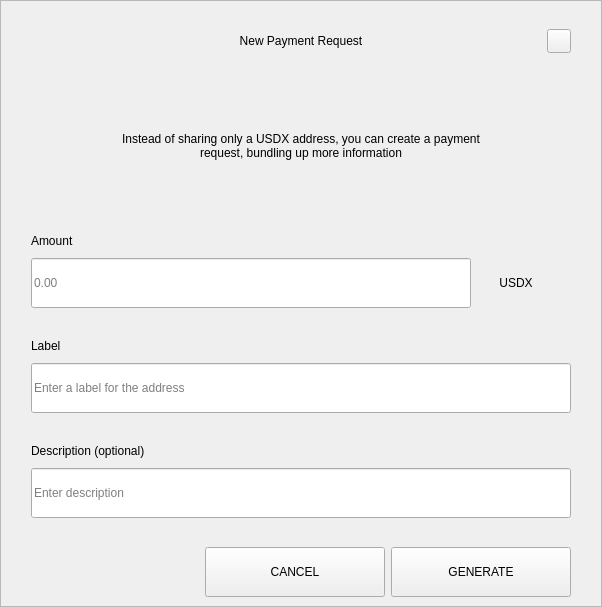
<?xml version="1.0" encoding="UTF-8"?>
<ui version="4.0">
 <class>RequestDialog</class>
 <widget class="QDialog" name="RequestDialog">
  <property name="geometry">
   <rect>
    <x>0</x>
    <y>0</y>
    <width>602</width>
    <height>607</height>
   </rect>
  </property>
  <property name="windowTitle">
   <string>Dialog</string>
  </property>
  <layout class="QVBoxLayout" name="verticalLayout_5">
   <property name="spacing">
    <number>0</number>
   </property>
   <property name="leftMargin">
    <number>0</number>
   </property>
   <property name="topMargin">
    <number>0</number>
   </property>
   <property name="rightMargin">
    <number>0</number>
   </property>
   <property name="bottomMargin">
    <number>0</number>
   </property>
   <item>
    <widget class="QFrame" name="frame">
     <property name="styleSheet">
      <string notr="true"/>
     </property>
     <property name="frameShape">
      <enum>QFrame::StyledPanel</enum>
     </property>
     <property name="frameShadow">
      <enum>QFrame::Raised</enum>
     </property>
     <layout class="QVBoxLayout" name="verticalLayout_4" stretch="1,0,0">
      <property name="spacing">
       <number>0</number>
      </property>
      <property name="leftMargin">
       <number>30</number>
      </property>
      <property name="topMargin">
       <number>20</number>
      </property>
      <property name="rightMargin">
       <number>30</number>
      </property>
      <property name="bottomMargin">
       <number>0</number>
      </property>
      <item>
       <layout class="QHBoxLayout" name="horizontalLayout_3">
        <property name="spacing">
         <number>0</number>
        </property>
        <item>
         <spacer name="horizontalSpacer_21">
          <property name="orientation">
           <enum>Qt::Horizontal</enum>
          </property>
          <property name="sizeHint" stdset="0">
           <size>
            <width>40</width>
            <height>20</height>
           </size>
          </property>
         </spacer>
        </item>
        <item>
         <widget class="QLabel" name="labelTitle">
          <property name="minimumSize">
           <size>
            <width>0</width>
            <height>40</height>
           </size>
          </property>
          <property name="maximumSize">
           <size>
            <width>16777215</width>
            <height>40</height>
           </size>
          </property>
          <property name="styleSheet">
           <string notr="true">padding-left:24px;</string>
          </property>
          <property name="text">
           <string>New Payment Request</string>
          </property>
          <property name="alignment">
           <set>Qt::AlignCenter</set>
          </property>
          <property name="margin">
           <number>7</number>
          </property>
         </widget>
        </item>
        <item>
         <spacer name="horizontalSpacer">
          <property name="orientation">
           <enum>Qt::Horizontal</enum>
          </property>
          <property name="sizeHint" stdset="0">
           <size>
            <width>40</width>
            <height>20</height>
           </size>
          </property>
         </spacer>
        </item>
        <item>
         <widget class="QPushButton" name="btnEsc">
          <property name="minimumSize">
           <size>
            <width>24</width>
            <height>24</height>
           </size>
          </property>
          <property name="maximumSize">
           <size>
            <width>24</width>
            <height>24</height>
           </size>
          </property>
          <property name="focusPolicy">
           <enum>Qt::NoFocus</enum>
          </property>
          <property name="text">
           <string/>
          </property>
         </widget>
        </item>
       </layout>
      </item>
      <item>
       <widget class="QStackedWidget" name="stack">
        <property name="minimumSize">
         <size>
          <width>540</width>
          <height>0</height>
         </size>
        </property>
        <property name="maximumSize">
         <size>
          <width>540</width>
          <height>16777215</height>
         </size>
        </property>
        <property name="currentIndex">
         <number>0</number>
        </property>
        <widget class="QWidget" name="page_1">
         <property name="minimumSize">
          <size>
           <width>540</width>
           <height>0</height>
          </size>
         </property>
         <property name="maximumSize">
          <size>
           <width>540</width>
           <height>16777215</height>
          </size>
         </property>
         <layout class="QVBoxLayout" name="layout1">
          <property name="spacing">
           <number>0</number>
          </property>
          <property name="leftMargin">
           <number>0</number>
          </property>
          <property name="topMargin">
           <number>0</number>
          </property>
          <property name="rightMargin">
           <number>0</number>
          </property>
          <property name="bottomMargin">
           <number>0</number>
          </property>
          <item>
           <spacer name="verticalSpacer_21">
            <property name="orientation">
             <enum>Qt::Vertical</enum>
            </property>
            <property name="sizeType">
             <enum>QSizePolicy::Fixed</enum>
            </property>
            <property name="sizeHint" stdset="0">
             <size>
              <width>20</width>
              <height>30</height>
             </size>
            </property>
           </spacer>
          </item>
          <item alignment="Qt::AlignHCenter">
           <widget class="QLabel" name="labelMessage">
            <property name="minimumSize">
             <size>
              <width>400</width>
              <height>50</height>
             </size>
            </property>
            <property name="text">
             <string>Instead of sharing only a USDX address, you can create a payment request, bundling up more information</string>
            </property>
            <property name="alignment">
             <set>Qt::AlignCenter</set>
            </property>
            <property name="wordWrap">
             <bool>true</bool>
            </property>
           </widget>
          </item>
          <item alignment="Qt::AlignBottom">
           <widget class="QWidget" name="containerAmount" native="true">
            <layout class="QVBoxLayout" name="verticalLayout">
             <property name="spacing">
              <number>9</number>
             </property>
             <property name="leftMargin">
              <number>0</number>
             </property>
             <property name="topMargin">
              <number>0</number>
             </property>
             <property name="rightMargin">
              <number>0</number>
             </property>
             <property name="bottomMargin">
              <number>0</number>
             </property>
             <item>
              <widget class="QLabel" name="labelSubtitleAmount">
               <property name="minimumSize">
                <size>
                 <width>350</width>
                 <height>16</height>
                </size>
               </property>
               <property name="maximumSize">
                <size>
                 <width>16777215</width>
                 <height>16</height>
                </size>
               </property>
               <property name="text">
                <string>Amount</string>
               </property>
              </widget>
             </item>
             <item alignment="Qt::AlignTop">
              <widget class="QWidget" name="layoutAmount" native="true">
               <layout class="QHBoxLayout" name="horizontalLayout" stretch="2,0">
                <property name="spacing">
                 <number>0</number>
                </property>
                <property name="leftMargin">
                 <number>0</number>
                </property>
                <property name="topMargin">
                 <number>0</number>
                </property>
                <property name="rightMargin">
                 <number>0</number>
                </property>
                <property name="bottomMargin">
                 <number>0</number>
                </property>
                <item>
                 <widget class="QLineEdit" name="lineEditAmount">
                  <property name="minimumSize">
                   <size>
                    <width>0</width>
                    <height>50</height>
                   </size>
                  </property>
                  <property name="maximumSize">
                   <size>
                    <width>16777215</width>
                    <height>50</height>
                   </size>
                  </property>
                  <property name="placeholderText">
                   <string notr="true">0.00</string>
                  </property>
                 </widget>
                </item>
                <item>
                 <widget class="QWidget" name="comboContainer" native="true">
                  <property name="minimumSize">
                   <size>
                    <width>100</width>
                    <height>50</height>
                   </size>
                  </property>
                  <property name="maximumSize">
                   <size>
                    <width>16777215</width>
                    <height>50</height>
                   </size>
                  </property>
                  <layout class="QHBoxLayout" name="horizontalLayout_31">
                   <property name="spacing">
                    <number>0</number>
                   </property>
                   <property name="leftMargin">
                    <number>0</number>
                   </property>
                   <property name="topMargin">
                    <number>0</number>
                   </property>
                   <property name="rightMargin">
                    <number>10</number>
                   </property>
                   <property name="bottomMargin">
                    <number>0</number>
                   </property>
                   <item>
                    <widget class="QLabel" name="comboBoxCoin">
                     <property name="text">
                      <string>USDX</string>
                     </property>
                     <property name="alignment">
                      <set>Qt::AlignCenter</set>
                     </property>
                    </widget>
                   </item>
                  </layout>
                 </widget>
                </item>
               </layout>
              </widget>
             </item>
            </layout>
           </widget>
          </item>
          <item>
           <spacer name="verticalSpacer_31">
            <property name="orientation">
             <enum>Qt::Vertical</enum>
            </property>
            <property name="sizeType">
             <enum>QSizePolicy::Fixed</enum>
            </property>
            <property name="sizeHint" stdset="0">
             <size>
              <width>20</width>
              <height>30</height>
             </size>
            </property>
           </spacer>
          </item>
          <item>
           <layout class="QVBoxLayout" name="verticalLayoutLabel">
            <property name="spacing">
             <number>9</number>
            </property>
            <item>
             <widget class="QLabel" name="labelSubtitleLabel">
              <property name="minimumSize">
               <size>
                <width>0</width>
                <height>16</height>
               </size>
              </property>
              <property name="maximumSize">
               <size>
                <width>16777215</width>
                <height>16</height>
               </size>
              </property>
              <property name="text">
               <string>Label</string>
              </property>
             </widget>
            </item>
            <item>
             <widget class="QLineEdit" name="lineEditLabel">
              <property name="minimumSize">
               <size>
                <width>0</width>
                <height>50</height>
               </size>
              </property>
              <property name="maximumSize">
               <size>
                <width>16777215</width>
                <height>50</height>
               </size>
              </property>
              <property name="placeholderText">
               <string>Enter a label for the address</string>
              </property>
             </widget>
            </item>
           </layout>
          </item>
          <item>
           <spacer name="verticalSpacer_34">
            <property name="orientation">
             <enum>Qt::Vertical</enum>
            </property>
            <property name="sizeType">
             <enum>QSizePolicy::Fixed</enum>
            </property>
            <property name="sizeHint" stdset="0">
             <size>
              <width>20</width>
              <height>30</height>
             </size>
            </property>
           </spacer>
          </item>
          <item>
           <layout class="QVBoxLayout" name="verticalLayoutDescription">
            <property name="spacing">
             <number>9</number>
            </property>
            <item>
             <widget class="QLabel" name="labelSubtitleDescription">
              <property name="minimumSize">
               <size>
                <width>0</width>
                <height>16</height>
               </size>
              </property>
              <property name="maximumSize">
               <size>
                <width>16777215</width>
                <height>16</height>
               </size>
              </property>
              <property name="text">
               <string>Description (optional)</string>
              </property>
             </widget>
            </item>
            <item>
             <widget class="QLineEdit" name="lineEditDescription">
              <property name="minimumSize">
               <size>
                <width>0</width>
                <height>50</height>
               </size>
              </property>
              <property name="maximumSize">
               <size>
                <width>16777215</width>
                <height>50</height>
               </size>
              </property>
              <property name="placeholderText">
               <string>Enter description</string>
              </property>
             </widget>
            </item>
            <item>
             <spacer name="verticalSpacer_4">
              <property name="orientation">
               <enum>Qt::Vertical</enum>
              </property>
              <property name="sizeType">
               <enum>QSizePolicy::Fixed</enum>
              </property>
              <property name="sizeHint" stdset="0">
               <size>
                <width>20</width>
                <height>20</height>
               </size>
              </property>
             </spacer>
            </item>
           </layout>
          </item>
         </layout>
        </widget>
        <widget class="QWidget" name="page_2">
         <layout class="QVBoxLayout" name="layout2">
          <item>
           <spacer name="verticalSpacer_5">
            <property name="orientation">
             <enum>Qt::Vertical</enum>
            </property>
            <property name="sizeType">
             <enum>QSizePolicy::Fixed</enum>
            </property>
            <property name="sizeHint" stdset="0">
             <size>
              <width>20</width>
              <height>50</height>
             </size>
            </property>
           </spacer>
          </item>
          <item alignment="Qt::AlignHCenter">
           <widget class="QLabel" name="labelQrImg">
            <property name="minimumSize">
             <size>
              <width>260</width>
              <height>260</height>
             </size>
            </property>
            <property name="maximumSize">
             <size>
              <width>260</width>
              <height>260</height>
             </size>
            </property>
            <property name="text">
             <string/>
            </property>
            <property name="alignment">
             <set>Qt::AlignCenter</set>
            </property>
           </widget>
          </item>
          <item>
           <spacer name="verticalSpacer_2">
            <property name="orientation">
             <enum>Qt::Vertical</enum>
            </property>
            <property name="sizeType">
             <enum>QSizePolicy::Fixed</enum>
            </property>
            <property name="sizeHint" stdset="0">
             <size>
              <width>20</width>
              <height>30</height>
             </size>
            </property>
           </spacer>
          </item>
          <item alignment="Qt::AlignHCenter">
           <widget class="QLabel" name="labelAddress">
            <property name="text">
             <string>D7VFR83SQbiezrW72hjcWJtcfip5krte2Z </string>
            </property>
           </widget>
          </item>
          <item>
           <spacer name="verticalSpacer_32">
            <property name="orientation">
             <enum>Qt::Vertical</enum>
            </property>
            <property name="sizeType">
             <enum>QSizePolicy::Expanding</enum>
            </property>
            <property name="sizeHint" stdset="0">
             <size>
              <width>20</width>
              <height>20</height>
             </size>
            </property>
           </spacer>
          </item>
          <item>
           <layout class="QHBoxLayout" name="horizontal">
            <property name="leftMargin">
             <number>20</number>
            </property>
            <property name="rightMargin">
             <number>20</number>
            </property>
            <property name="bottomMargin">
             <number>20</number>
            </property>
            <item>
             <spacer name="horizontalSpacer_4">
              <property name="orientation">
               <enum>Qt::Horizontal</enum>
              </property>
              <property name="sizeHint" stdset="0">
               <size>
                <width>40</width>
                <height>20</height>
               </size>
              </property>
             </spacer>
            </item>
            <item>
             <widget class="QPushButton" name="btnCopyAddress">
              <property name="minimumSize">
               <size>
                <width>180</width>
                <height>50</height>
               </size>
              </property>
              <property name="text">
               <string>COPY ADDRESS</string>
              </property>
             </widget>
            </item>
            <item>
             <widget class="QPushButton" name="btnCopyUrl">
              <property name="minimumSize">
               <size>
                <width>180</width>
                <height>50</height>
               </size>
              </property>
              <property name="text">
               <string>COPY URL</string>
              </property>
             </widget>
            </item>
            <item>
             <spacer name="horizontalSpacer_2">
              <property name="orientation">
               <enum>Qt::Horizontal</enum>
              </property>
              <property name="sizeHint" stdset="0">
               <size>
                <width>40</width>
                <height>20</height>
               </size>
              </property>
             </spacer>
            </item>
           </layout>
          </item>
         </layout>
        </widget>
       </widget>
      </item>
      <item>
       <widget class="QWidget" name="buttonsStack" native="true">
        <layout class="QHBoxLayout" name="horizontalLayout_5">
         <property name="leftMargin">
          <number>20</number>
         </property>
         <property name="rightMargin">
          <number>0</number>
         </property>
         <item>
          <spacer name="horizontalSpacer_41">
           <property name="orientation">
            <enum>Qt::Horizontal</enum>
           </property>
           <property name="sizeHint" stdset="0">
            <size>
             <width>40</width>
             <height>20</height>
            </size>
           </property>
          </spacer>
         </item>
         <item>
          <widget class="QPushButton" name="btnCancel">
           <property name="minimumSize">
            <size>
             <width>180</width>
             <height>50</height>
            </size>
           </property>
           <property name="focusPolicy">
            <enum>Qt::NoFocus</enum>
           </property>
           <property name="text">
            <string>CANCEL</string>
           </property>
          </widget>
         </item>
         <item>
          <widget class="QPushButton" name="btnSave">
           <property name="minimumSize">
            <size>
             <width>180</width>
             <height>50</height>
            </size>
           </property>
           <property name="focusPolicy">
            <enum>Qt::NoFocus</enum>
           </property>
           <property name="text">
            <string>GENERATE</string>
           </property>
          </widget>
         </item>
        </layout>
       </widget>
      </item>
     </layout>
    </widget>
   </item>
  </layout>
 </widget>
 <resources/>
 <connections/>
</ui>
